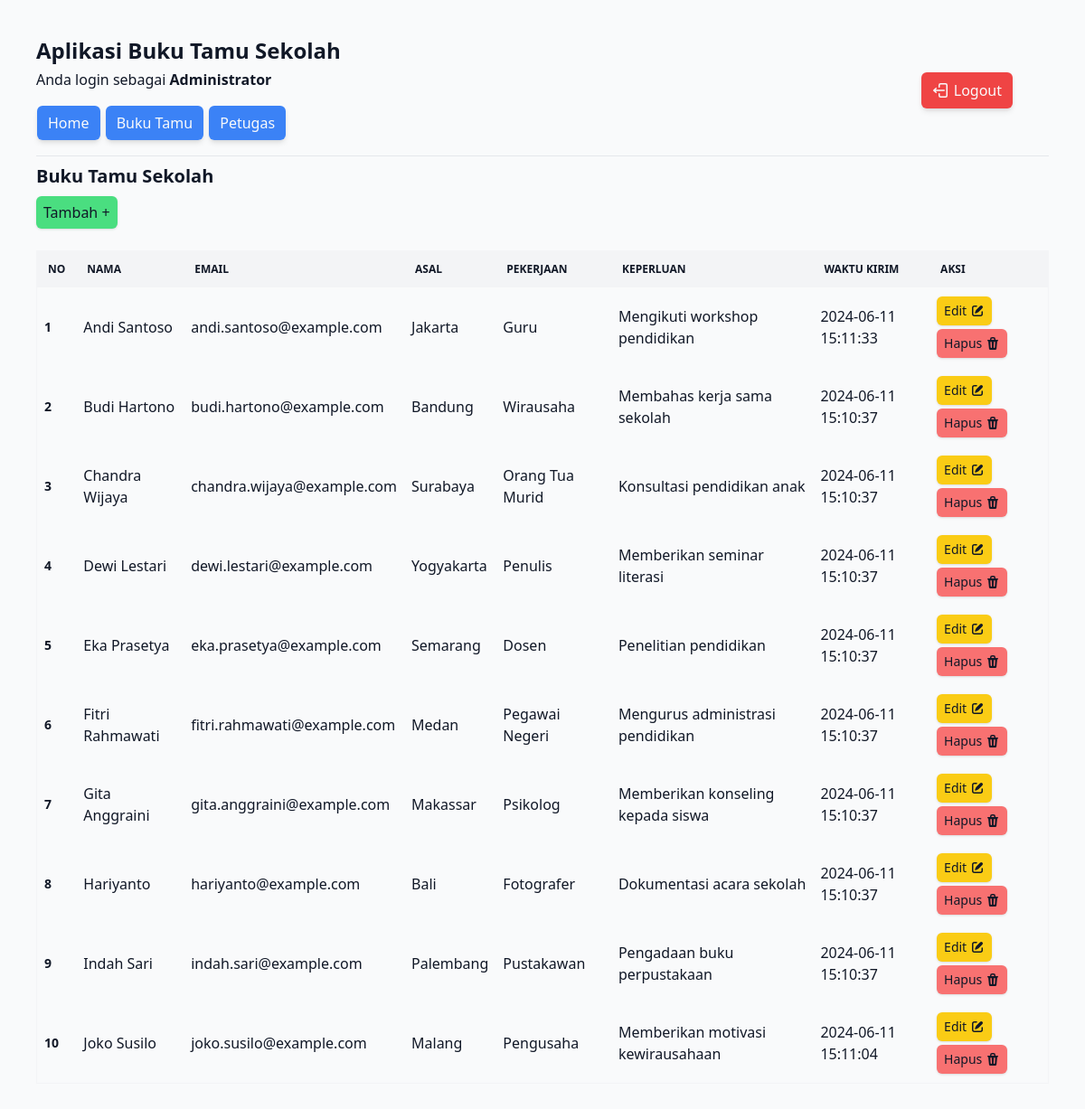
Page /src/views/admin.php?url=buku-tamu (signed in) on the committed database.
### tables this page shows
CREATE TABLE `tamu` (
  `id_tamu` int(11) NOT NULL,
  `nama` varchar(32) NOT NULL,
  `email` varchar(32) NOT NULL,
  `asal` varchar(32) NOT NULL,
  `pekerjaan` varchar(32) NOT NULL,
  `keperluan` varchar(48) NOT NULL,
  `waktu_buku_tamu` timestamp NOT NULL DEFAULT current_timestamp() ON UPDATE current_timestamp()
);

### src/views/layouts/buku-tamu.php (the view, shortened to what this page needs)
<?php
include '../../inc/conn.php';
?>
<h2 class="font-bold text-xl my-2">Buku Tamu Sekolah</h2>
<a class="inline-block bg-green-400 hover:bg-green-500 hover:text-gray-50 duration-300 rounded-md py-1.5 px-2 shadow hover:shadow-md mb-6" href="?url=tambah-buku-tamu">Tambah +</a>
<div class="relative overflow-x-auto">
    <table class="border border-gray-100 w-full" border="1">
        <thead>
            <tr class="font-bold uppercase text-xs bg-gray-100">
                <td class="p-3">No</td>
                <td class="p-3">Nama</td>
                <td class="p-3">Email</td>
                <td class="p-3">Asal</td>
                <td class="p-3">Pekerjaan</td>
                <td class="p-3">Keperluan</td>
                <td class="p-3">Waktu Kirim</td>
                <td class="p-3">Aksi</td>
            </tr>
        </thead>
        <tbody>
            <?php
            $no = 1;
            $query = "SELECT * FROM tamu";
            $result = mysqli_query($conn, $query);
            foreach ($result as $data) :
            ?>
                <tr>
                    <td class="p-2 font-bold text-sm"><?= $no++ ?></td>
                    <td class="p-2"><?= htmlspecialchars($data['nama']) ?></td>
                    <td class="p-2"><?= htmlspecialchars($data['email']) ?></td>
                    <td class="p-2"><?= htmlspecialchars($data['asal']) ?></td>
                    <td class="p-2"><?= htmlspecialchars($data['pekerjaan']) ?></td>
                    <td class="p-2"><?= htmlspecialchars($data['keperluan']) ?></td>
                    <td class="p-2"><?= htmlspecialchars($data['waktu_buku_tamu']) ?></td>
                    <td class="p-2">
                        <a class="text-sm inline-flex gap-1 items-center my-0.5 bg-yellow-400 hover:bg-yellow-500 hover:text-gray-50 duration-300 rounded-md py-1.5 px-2 shadow hover:shadow-md" href="?url=edit-buku-tamu&id_tamu=<?= $data['id_tamu'] ?>">Edit
                        </a>
                        <a class="text-sm inline-flex gap-1 items-center my-0.5 bg-red-400 hover:bg-red-500 hover:text-gray-50 duration-300 rounded-md py-1.5 px-2 shadow hover:shadow-md" href="../processes/bukuTamuCrud.php?action=delete&id_tamu=<?= $data['id_tamu'] ?>" onclick="return confirm('Apakah Anda yakin ingin menghapus data ini?');">Hapus
                        </a>
                    </td>
                </tr>
            <?php endforeach ?>
        </tbody>
    </table>
</div>

### src/views/admin.php (shortened to what this page needs)
<?php
include '../../inc/conn.php';
$queryBukuTamu = "SELECT * FROM tamu";
$resultBukuTamu = mysqli_query($conn, $queryBukuTamu);
$queryAdmin = "SELECT * FROM admin";
$resultAdmin = mysqli_query($conn, $queryAdmin);
?>
<!DOCTYPE html>
<html lang="en">
<head>
    <link rel="stylesheet" href="../../public/css/style.css">
    <script src="https://cdn.tailwindcss.com"></script>
</head>
<body class="bg-gray-50 text-gray-900">
    <div class="m-10">
        <h1 class="font-bold text-2xl">Aplikasi Buku Tamu Sekolah</h1>
        <h3 class="mb-6 mt-1">Anda login sebagai <span class="font-bold"><?= ($_SESSION['level'] == 'admin') ? 'Administrator' : htmlspecialchars('Petugas ' . $_SESSION['username']) ?></span></h3>
        <a class="m-[1px] bg-blue-500 hover:bg-blue-600 duration-300 text-gray-50 px-3 py-2 rounded-md shadow-md hover:shadow-lg" href="admin.php">Home</a>
        <a class="m-[1px] bg-blue-500 hover:bg-blue-600 duration-300 text-gray-50 px-3 py-2 rounded-md shadow-md hover:shadow-lg" href="?url=buku-tamu">Buku Tamu</a>
        <?php if ($_SESSION['level'] == 'admin') : ?>
            <a class="m-[1px] bg-blue-500 hover:bg-blue-600 duration-300 text-gray-50 px-3 py-2 rounded-md shadow-md hover:shadow-lg" href="?url=petugas">Petugas</a>
        <?php endif ?>
        <a class="inline-flex items-center gap-1 max-sm:mt-3 md:absolute md:top-0 md:right-0 md:m-20 bg-red-500 hover:bg-red-600 duration-300 text-gray-50 px-3 py-2 rounded-md shadow-md hover:shadow-lg" href="../processes/logoutProcess.php" onclick="return confirm('Apakah Anda yakin ingin logout?')">
            Logout</a>
        <hr class="mt-6">
        <?php if (empty($_GET['url'])) : ?>
            <h1 class="mt-4 mb-2 font-bold text-xl">Selamat Datang di Aplikasi Buku Tamu Sekolah</h1>
            <p>Aplikasi ini berguna untuk mencatat tamu yang datang beserta keperluannya.</p>
            <br />
            <p>Jumlah petugas saat ini: <?= mysqli_num_rows($resultAdmin) ?> </p>
            <p>Jumlah buku tamu saat ini: <?= mysqli_num_rows($resultBukuTamu) ?> </p>
        <?php else :
            $url = $_GET['url'];
            include "./layouts/$url.php";
        endif
        ?>
    </div>
</body>
</html>

### rows in the picture
tamu: nama "Andi Santoso", email "andi.santoso@example.com", asal "Jakarta", pekerjaan "Guru", keperluan "Mengikuti workshop pendidikan", waktu_buku_tamu "2024-06-11 15:11:33"
tamu: nama "Budi Hartono", email "budi.hartono@example.com", asal "Bandung", pekerjaan "Wirausaha", keperluan "Membahas kerja sama sekolah", waktu_buku_tamu "2024-06-11 15:10:37"
tamu: nama "Chandra Wijaya", email "chandra.wijaya@example.com", asal "Surabaya", pekerjaan "Orang Tua Murid", keperluan "Konsultasi pendidikan anak", waktu_buku_tamu "2024-06-11 15:10:37"
tamu: nama "Dewi Lestari", email "dewi.lestari@example.com", asal "Yogyakarta", pekerjaan "Penulis", keperluan "Memberikan seminar literasi", waktu_buku_tamu "2024-06-11 15:10:37"
tamu: nama "Eka Prasetya", email "eka.prasetya@example.com", asal "Semarang", pekerjaan "Dosen", keperluan "Penelitian pendidikan", waktu_buku_tamu "2024-06-11 15:10:37"
tamu: nama "Fitri Rahmawati", email "fitri.rahmawati@example.com", asal "Medan", pekerjaan "Pegawai Negeri", keperluan "Mengurus administrasi pendidikan", waktu_buku_tamu "2024-06-11 15:10:37"
tamu: nama "Gita Anggraini", email "gita.anggraini@example.com", asal "Makassar", pekerjaan "Psikolog", keperluan "Memberikan konseling kepada siswa", waktu_buku_tamu "2024-06-11 15:10:37"
tamu: nama "Hariyanto", email "hariyanto@example.com", asal "Bali", pekerjaan "Fotografer", keperluan "Dokumentasi acara sekolah", waktu_buku_tamu "2024-06-11 15:10:37"
tamu: nama "Indah Sari", email "indah.sari@example.com", asal "Palembang", pekerjaan "Pustakawan", keperluan "Pengadaan buku perpustakaan", waktu_buku_tamu "2024-06-11 15:10:37"
tamu: nama "Joko Susilo", email "joko.susilo@example.com", asal "Malang", pekerjaan "Pengusaha", keperluan "Memberikan motivasi kewirausahaan", waktu_buku_tamu "2024-06-11 15:11:04"
